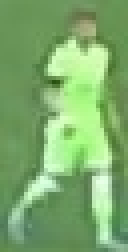
#> input picture output_videos/cropped_img.jpg, 32 x 63 px (shown 4 times larger)
$ jupyter execute colour_assignment.ipynb
#> lines starting #> are read from the running program, lines starting #| are printed output that depends on the picture; after the words box and inside, x2 and y2 are one past the last pixel; in counts of white or black regions, pixels touching at a corner belong together
[cell 1]
import cv2
import matplotlib.pyplot as plt
import numpy as np
from sklearn.cluster import KMeans

[cell 2]
image_path = "../output_videos/cropped_img.jpg"
image = cv2.imread(image_path)
#> image is the input picture: shape (63, 32, 3); mean B, G, R 108.4, 171.7, 125.4
image = cv2.cvtColor(image, cv2.COLOR_BGR2RGB)

[cell 3]
plt.imshow(image)
plt.show()

# take top half of the image

[cell 4]
top_half_image = image[0:int(image.shape[0]/2), :]
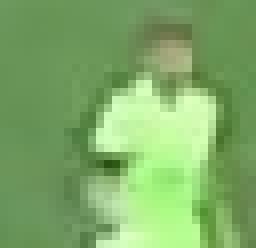
#> top_half_image: shape (31, 32, 3) (shown 8 times larger); mean R, G, B 126.6, 171.2, 103.6
plt.imshow(top_half_image)
plt.show

# cluster the image into 2 clusters

[cell 5]
#reshape img into 2d array
image_2d = top_half_image.reshape(-1,3)
#> image_2d = 992 rows, first 8: [109, 153, 94], [108, 152, 93], [107, 151, 90], [106, 150, 89], [106, 150, 89], [106, 150, 89], [106, 150, 87], [107, 151, 88]

#perform k-mean clusterinng with 2 clusters
kmeans = KMeans(n_clusters=2, random_state=0).fit(image_2d)

#get the cluster labels
labels = kmeans.labels_
#> labels = 992 values, max 1 at index 213, min 0 at index 0, mean 0.257

#reshape labels into the original image shape
clustered_image = labels.reshape(top_half_image.shape[0], top_half_image.shape[1])
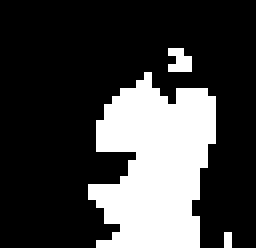
#> clustered_image: shape (31, 32) int32 (shown 8 times larger); values 0 (black) and 1 (white), 25.7% white; 3 white regions (2 under 20 px), largest, box (x1, y1, x2, y2) and area: (11, 9, 27, 31) 246

#Display clustered image
plt.imshow(clustered_image)
plt.show

[cell 6]
corner_clusters = [clustered_image[0, 0], clustered_image[0, -1], clustered_image[-1, 0], clustered_image[-1, -1]]
#> corner_clusters = [0, 0, 0, 0]
non_player_cluster = max(set(corner_clusters), key=corner_clusters.count)
#> non_player_cluster = 0
print(non_player_cluster)
#| 0

[cell 7]
player_cluster = 1-non_player_cluster
#> player_cluster = 1
print(player_cluster)
#| 1

[cell 8]
kmeans.cluster_centers_[player_cluster]
#> Out = [184.7, 239, 153.6]
